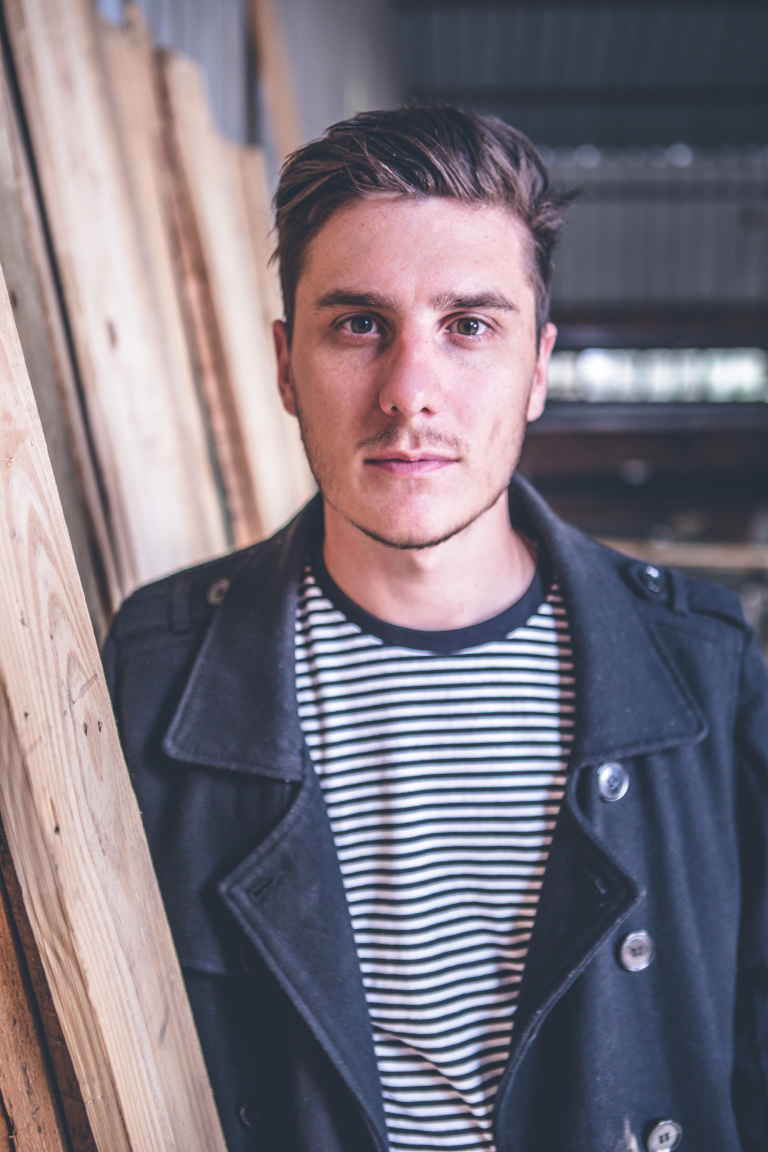
#> input picture timothy-barlin-FGaknWvNbBk-unsplash.jpg, 3840 x 5760 px (shown at 1/5 size)
$ jupyter execute --allow-errors 'Logistic regression with deep neural network.ipynb'
#> lines starting #> are read from the running program, lines starting #| are printed output that depends on the picture
### genderdf.py
import pandas as pd
import requests
from bs4 import BeautifulSoup
import matplotlib.pyplot as plt
from PIL import Image
from scipy import ndimage
from selenium import webdriver
import time
import numpy as np
import urllib3
import cv2
import pickle

def create_df():
    input_file=open('male.dat','rb')
    male_list=pickle.load(input_file)
    input_file=open('female.dat','rb')
    female_list=pickle.load(input_file)

    p=0
    for i,x in enumerate(male_list):
        response=requests.get(x)
        if response.status_code!=200:
            continue
        image = np.asarray(bytearray(response.content))
        imageBGR = cv2.imdecode(image, cv2.IMREAD_COLOR)
        imageRGB = cv2.cvtColor(imageBGR , cv2.COLOR_BGR2RGB)
        imageRGB = cv2.resize(imageRGB, (64, 64))
        imageRGB=imageRGB.reshape(imageRGB.shape[0]*imageRGB.shape[1]*imageRGB.shape[2],1)
        if False not in np.equal(imageRGB[:100],np.zeros(100)):
            continue
        imageRGB = np.append(imageRGB, 1)
        if p==0:
            gender_df=pd.DataFrame(imageRGB)
            p += 1
            continue
        p += 1
        print(f"progress: {format(i/len(male_list)*100/2,'.2f')}%")
        gender_df[f'x{p}']=imageRGB

    for i,x in enumerate(female_list):
        response=requests.get(x)
        if response.status_code!=200:
            continue
        image = np.asarray(bytearray(response.content))
        imageBGR = cv2.imdecode(image, cv2.IMREAD_COLOR)
        imageRGB = cv2.cvtColor(imageBGR , cv2.COLOR_BGR2RGB)
        imageRGB = cv2.resize(imageRGB, (64, 64))
        imageRGB=imageRGB.reshape(imageRGB.shape[0]*imageRGB.shape[1]*imageRGB.shape[2],1)
        if False not in np.equal(imageRGB[:100],np.zeros(100)):
            continue
        imageRGB = np.append(imageRGB, 0)
        p += 1
        print(f"progress: {format((i/len(female_list)*100/2)+50,'.2f')}%")
        gender_df[f'x{p}']=imageRGB
    print('progress: 100%')
    return gender_df

### Logistic regression with deep neural network.ipynb
# Logistic Regression with Deep neural network

This project will be step-by-step building the neural network from scratch, including running forward and backward propagation and model optimization.

# Importing libraries

[cell 1]
import pandas as pd
import numpy as np
from sklearn.model_selection import train_test_split
import matplotlib.pyplot as plt
from PIL import Image
from scipy import ndimage
import pickle
from genderdf import *

# Define activation function
In this project, we are going to use sigmoid and RELU (Rectified Linear Unit) activation functions.

[cell 2]
# [21 lines left out: functions sigmoid, relu, sigmoid_backward, relu_backward, not called in this run]

# Create parameters (weights and bias)

The two main parameters for neural network is the weights (w) and bias (b)

[cell 3]
# [9 lines left out: function initialize_parameters_deep, not called in this run]

# Forward Propagation
## Linear function

This linear function will compute the linear equation (weight*input+bias) which is a simple linear regression equation

[cell 4]
# [4 lines left out: function linear_forward, not called in this run]

## Activate the linear function using activation functions (sigmoid and RELU)

for layer 0 to n-1 where n=output layer, we use RELU function which is the maximum (0,Z) where Z=linear equation.

for the output layer, we use sigmoid function which is a commom activation function for logistic regression to activate the linear equation

[cell 5]
# [8 lines left out: function linear_activation_forward, not called in this run]

## Compute the final output

Now we put all functions together to finish our forward propagation and produce the output y-hat

[cell 6]
# [11 lines left out: function L_model_forward, not called in this run]

# Cost Function

The cost is the average of the loss function which is  -(1 / m) * (np.dot(Y, np.log(AL).T) - np.dot(1 - Y, np.log(1 - AL).T))

One of the goals for this project is to minimize the cost function so that the model is optimized

[cell 7]
# [5 lines left out: function compute_cost, not called in this run]

# Backward propagation

## Derivative of the sigmoid and RELU functions

We reached to the output layer to compute the final output y-hat.

Now, we will be computing the gradient descent to find the optimal weight and bias so that the cost function is minimized.

[cell 8]
# [7 lines left out: function linear_backward, not called in this run]

## Backward linear activation

This time we start from the output layer which was activated by a sigmoid function.

Then we repeatedly compute the derivative of the RELU function form layer n-1 to the input layer where n=output layer.

[cell 9]
# [8 lines left out: function linear_activation_backward, not called in this run]

[cell 10]
# [19 lines left out: function L_model_backward, not called in this run]

# Finding the optimal weights and bias

The following function will continuously update the parameters to find the global minimum for the cost function

[cell 11]
# [7 lines left out: function update_parameters, not called in this run]

# Putting all together

Now we have a model that iterates over 2500 times to gradually reduce the costs.

The process for the "for" loop is the following:

- Compute the final output using the parameters (w,b)
- Compute the cost
- Compute the gradients
- updating the parameters (w,b) by subtracting the gradient*learning rate
- repeat from step 1 with the new parameters (w,b)

[cell 12]
# [14 lines left out: function L_layer_model, not called in this run]

[cell 13]
# [15 lines left out: function predict, not called in this run]

# Input file

The dataset we're going to use is 'gender_df' which has every column=a (64,64,3) picture represented by an array with shape (12288,1) and every row=number of examples in the dataset

This will take 5 minutes to run

#> (a cell that did not finish here is left out)

# Isolate the y-variable

Note that the last row of "gender_df" contains a list of 1's(Male) and 0's (Female).

#> (a cell that did not finish here is left out)

# Spliting the dataset

In order to use the train_test_split function, we need to make sure the x.shape[0]== y.shape[0].

After running the function, we can use the transpose function to make x and y variables the correct shape

test_x.shape= (12288,2949) # 12288 is the input array for the picture, 3011 is the numbers of example.

test_y.shape= (1,2949)

#> (a cell that did not finish here is left out)

#> (a cell that did not finish here is left out)

# Train the model
This will take 5 minutes to run.

#> (a cell that did not finish here is left out)

#> (a cell that did not finish here is left out)

# Make a prediction with an image

[cell 20]
# [10 lines left out: function single_predictiion, not called in this run]

[cell 21]
fname='timothy-barlin-FGaknWvNbBk-unsplash.jpg'
image=np.array(Image.open(fname))
#> image is the input picture: shape (5760, 3840, 3); mean R, G, B 124.3, 116.9, 127.2
plt.imshow(image)

[cell 22]
image=np.array(Image.open(fname).resize((64, 64))) # conver the pixel into (64,64,3) format
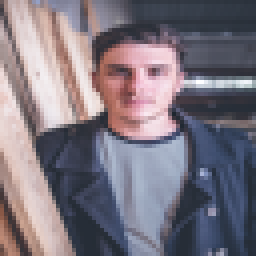
#> image: shape (64, 64, 3) (shown 4 times larger); mean R, G, B 124.3, 116.9, 127.2
image=image/255
image1=image.reshape(image.shape[0]*image.shape[1]*image.shape[2],1)
#> image1 = 12288 values, max 1 at index 3987, min 0.118 at index 5505, mean 0.482
#> (the rest of this cell did not finish here and is left out)
